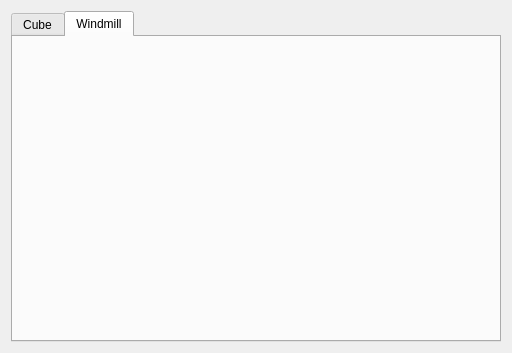
<?xml version="1.0" encoding="UTF-8"?>
<ui version="4.0">
 <class>Tab3D</class>
 <widget class="QWidget" name="Tab3D">
  <property name="geometry">
   <rect>
    <x>0</x>
    <y>0</y>
    <width>512</width>
    <height>353</height>
   </rect>
  </property>
  <property name="windowTitle">
   <string>Form</string>
  </property>
  <layout class="QVBoxLayout" name="verticalLayout">
   <item>
    <widget class="QTabWidget" name="tabWidget">
     <property name="currentIndex">
      <number>1</number>
     </property>
     <widget class="Cube3D" name="tab_cube">
      <attribute name="title">
       <string>Cube</string>
      </attribute>
     </widget>
     <widget class="Windmill3D" name="tab_windmill">
      <attribute name="title">
       <string>Windmill</string>
      </attribute>
     </widget>
    </widget>
   </item>
  </layout>
 </widget>
 <customwidgets>
  <customwidget>
   <class>Cube3D</class>
   <extends>QWidget</extends>
   <header>Cube3D.h</header>
   <container>1</container>
  </customwidget>
  <customwidget>
   <class>Windmill3D</class>
   <extends>QWidget</extends>
   <header>Windmill3D.h</header>
   <container>1</container>
  </customwidget>
 </customwidgets>
 <resources/>
 <connections/>
</ui>
